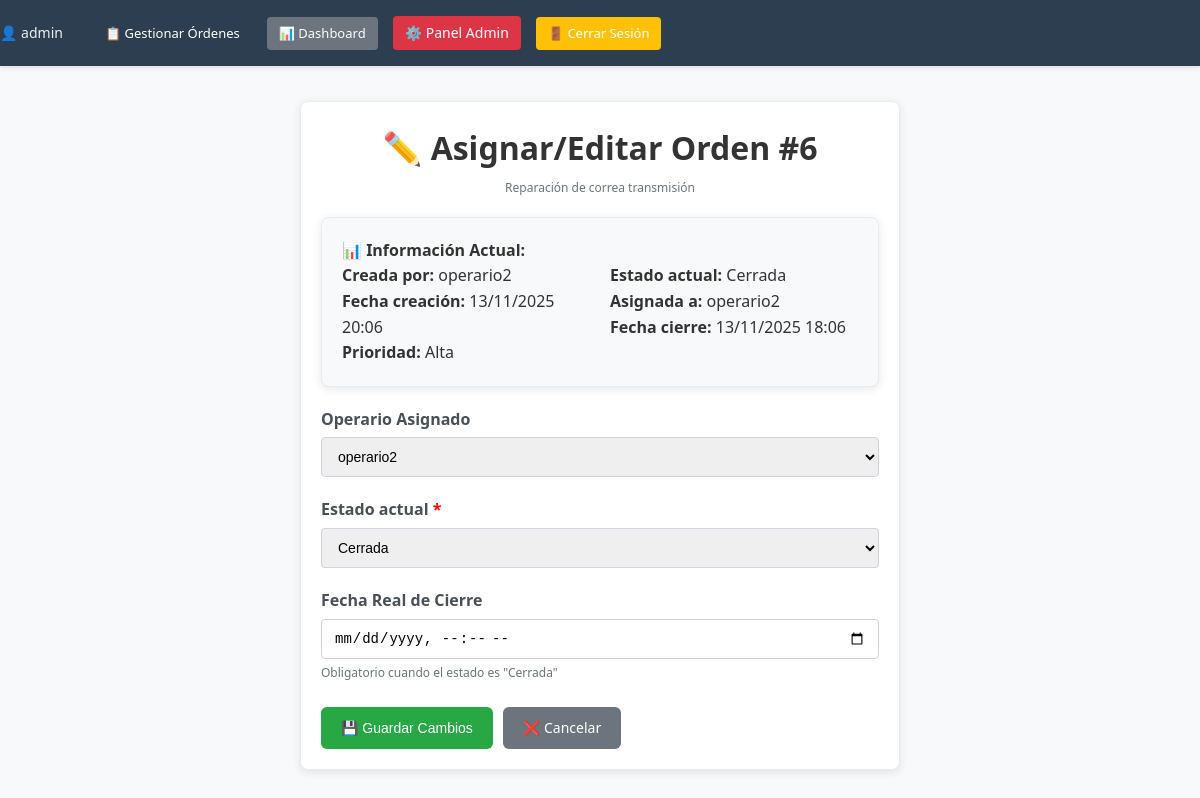
The page /orden/6/asignar/ (signed in) on the database its author committed.
### gestion_mantenimiento/models.py (models this page shows, shortened)
class OrdenDeTrabajo(models.Model):
    ESTADOS = [
        ('Pendiente', 'Pendiente'),
        ('En Progreso', 'En Progreso'),
        ('Cerrada', 'Cerrada'),
    ]
    PRIORIDADES = [
        ('Baja', 'Baja'),
        ('Media', 'Media'),
        ('Alta', 'Alta'),
    ]
    titulo = models.CharField(
        max_length=200,
        verbose_name="Título de la orden",
        help_text="Breve descripción del problema"
    )
    fecha = models.DateField(
        verbose_name="Fecha de reporte",
        help_text="Fecha en que se reporta la falla"
    )
    fecha_creacion = models.DateTimeField(
        auto_now_add=True,
        verbose_name="Fecha de creación en sistema"
    )
    descripcion_falla = models.TextField(
        verbose_name="Descripción de la falla",
        help_text="Describa en detalle la falla o problema (mínimo 20 caracteres)"
    )
    prioridad = models.CharField(
        max_length=10,
        choices=PRIORIDADES,
        default='Media',
        verbose_name="Nivel de prioridad"
    )
    estado = models.CharField(
        max_length=15,
        choices=ESTADOS,
        default='Pendiente',
        verbose_name="Estado actual"
    )
    operario_creador = models.ForeignKey(
        User,
        on_delete=models.CASCADE,
        related_name='ordenes_creadas',
        verbose_name="Operario que reporta"
    )
    operario_asignado = models.ForeignKey(
        User,
        on_delete=models.SET_NULL,
        null=True,
        blank=True,
        related_name='ordenes_asignadas',
        verbose_name="Operario asignado"
    )
    fecha_cierre_real = models.DateTimeField(
        null=True,
        blank=True,
        verbose_name="Fecha real de cierre"
    )
    class Meta:
        verbose_name = "Orden de Trabajo"
        verbose_name_plural = "Órdenes de Trabajo"
        ordering = ['-fecha_creacion']
        permissions = [
            ("can_close_order", "Puede cerrar órdenes de trabajo"),
        ]

### gestion_mantenimiento/views.py (the view)
# urls.py: path('orden/<int:orden_id>/asignar/', views.asignar_orden, name='asignar_orden'),
@login_required
def asignar_orden(request, orden_id):
    if not (request.user.groups.filter(name='Jefe de Taller').exists() or request.user.is_superuser):
        messages.error(request, '❌ No tienes permisos para acceder a esta función.')
        return HttpResponseForbidden("No tienes permisos para acceder a esta función.")
    orden = get_object_or_404(OrdenDeTrabajo, id=orden_id)
    if request.method == 'POST':
        form = AsignacionYEstadoForm(request.POST, instance=orden)
        if form.is_valid():
            try:
                orden_actualizada = form.save()
                if orden_actualizada.estado == 'Cerrada' and not orden_actualizada.fecha_cierre_real:
                    orden_actualizada.fecha_cierre_real = timezone.now()
                    orden_actualizada.save()
                request.session['ultima_orden_vista'] = orden_id
                messages.success(request,
                    f'✅ Orden #{orden_id} actualizada exitosamente! '
                    f'Estado: {orden_actualizada.estado}'
                )
                return redirect('gestion_mantenimiento:lista_ordenes')  # CORREGIDO
            except Exception as e:
                messages.error(request, f'❌ Error al actualizar la orden: {str(e)}')
        else:
            messages.error(request, '❌ Por favor corrige los errores en el formulario.')
    else:
        form = AsignacionYEstadoForm(instance=orden)
    context = {
        'form': form,
        'orden': orden,
        'titulo_pagina': f'Asignar/Editar Orden #{orden_id}'
    }
    return render(request, 'gestion_mantenimiento/asignar_orden.html', context)

### gestion_mantenimiento/templates/gestion_mantenimiento/asignar_orden.html (shortened to what this page needs)
{% extends "gestion_mantenimiento/base.html" %}
{% block content %}
<div class="form-container">
    <div class="card">
        <div class="text-center mb-20">
            <h1>✏️ Asignar/Editar Orden #{{ orden.id }}</h1>
            <p class="form-text">{{ orden.titulo }}</p>
        </div>
        <div class="card" style="background: #f8f9fa; margin-bottom: 20px;">
            <h4>📊 Información Actual:</h4>
            <div class="grid-2">
                <div>
                    <p><strong>Creada por:</strong> {{ orden.operario_creador.username }}</p>
                    <p><strong>Fecha creación:</strong> {{ orden.fecha_creacion|date:"d/m/Y H:i" }}</p>
                    <p><strong>Prioridad:</strong> {{ orden.prioridad }}</p>
                </div>
                <div>
                    <p><strong>Estado actual:</strong> {{ orden.estado }}</p>
                    <p><strong>Asignada a:</strong> {% if orden.operario_asignado %}{{ orden.operario_asignado.username }}{% else %}Sin asignar{% endif %}</p>
                    {% if orden.fecha_cierre_real %}
                    <p><strong>Fecha cierre:</strong> {{ orden.fecha_cierre_real|date:"d/m/Y H:i" }}</p>
                    {% endif %}
                </div>
            </div>
        </div>
        <form method="post">
            {% for field in form %}
            <div class="form-group">
                <label for="{{ field.id_for_label }}" class="form-label">
                    {{ field.label }}
                    {% if field.field.required %}<span style="color: red;">*</span>{% endif %}
                </label>
                {{ field }}
                {% if field.help_text %}
                <div class="form-text">{{ field.help_text }}</div>
                {% endif %}
            </div>
            {% endfor %}
            <div style="margin-top: 25px; display: flex; gap: 10px;">
                <button type="submit" class="btn btn-success">💾 Guardar Cambios</button>
                <a href="{% url 'gestion_mantenimiento:lista_ordenes' %}" class="btn btn-secondary">❌ Cancelar</a>
            </div>
        </form>
    </div>
</div>
{% endblock %}

### gestion_mantenimiento/templates/gestion_mantenimiento/base.html (shortened to what this page needs)
<!DOCTYPE html>
<html lang="es">
<head>
</head>
<body>
    <nav class="navbar">
        <div class="navbar-nav">
            {% if user.is_authenticated %}
            <span class="user-info">👤 {{ user.username }}</span>
            {% if "Jefe de Taller" in user.groups.all|join:", " %}
            <a href="{% url 'gestion_mantenimiento:lista_ordenes' %}" class="btn btn-info"
                style="padding: 6px 12px; font-size: 13px;">
                📋 Gestionar Órdenes
            </a>
            {% endif %}
            {% if user.is_superuser or "Administrador" in user.groups.all|join:", " %}
            <a href="{% url 'gestion_mantenimiento:lista_ordenes' %}" class="btn btn-secondary"
                style="padding: 6px 12px; font-size: 13px;">
                📊 Dashboard
            </a>
            <a href="/admin/" target="_blank"
                style="background: #dc3545; color: white; padding: 6px 12px; border-radius: 4px; text-decoration: none;">
                ⚙️ Panel Admin
            </a>
            {% endif %}
            <a href="{% url 'gestion_mantenimiento:logout' %}" class="btn btn-warning"
                style="padding: 6px 12px; font-size: 13px;">
                🚪 Cerrar Sesión
            </a>
            {% else %}
            <a href="{% url 'gestion_mantenimiento:login' %}" class="btn btn-primary"
                style="padding: 6px 12px; font-size: 13px;">
                🔑 Iniciar Sesión
            </a>
            {% endif %}
        </div>
    </nav>
    <div class="container">
        {% block content %}
        {% endblock %}
    </div>
</body>
</html>

### gestion_mantenimiento/templates/gestion_mantenimiento/base.html (style rules this page uses)
* { margin: 0; padding: 0; box-sizing: border-box; }
body { font-family: 'Segoe UI', Tahoma, Geneva, Verdana, sans-serif; line-height: 1.6; color: #333; background-color: #f8f9fa; }
.container { max-width: 1200px; margin: 0 auto; padding: 20px; }
.navbar { background-color: #2c3e50; padding: 1rem 0; box-shadow: 0 2px 4px rgba(0,0,0,0.1); }
.navbar-nav { display: flex; gap: 15px; align-items: center; }
.navbar-nav a { color: white; text-decoration: none; padding: 8px 16px; border-radius: 4px; transition: background-color 0.3s; font-size: 14px; }
.user-info { color: #ecf0f1; margin-right: 15px; font-size: 14px; }
.btn { display: inline-block; padding: 10px 20px; border: none; border-radius: 6px; cursor: pointer; text-decoration: none; font-size: 14px; font-weight: 500; transition: all 0.3s; text-align: center; }
.btn-success { background-color: #28a745; color: white; }
.btn-warning { background-color: #ffc107; color: black; }
.btn-secondary { background-color: #6c757d; color: white; }
.card { background: white; border-radius: 8px; padding: 20px; margin: 15px 0; box-shadow: 0 2px 10px rgba(0,0,0,0.1); border: 1px solid #e9ecef; }
.form-container { max-width: 600px; margin: 0 auto; }
.form-group { margin-bottom: 20px; }
.form-label { display: block; margin-bottom: 5px; font-weight: 600; color: #495057; }
.form-control { width: 100%; padding: 10px 12px; border: 1px solid #ced4da; border-radius: 4px; font-size: 14px; transition: border-color 0.3s; }
.form-text { font-size: 12px; color: #6c757d; margin-top: 4px; }
.text-center { text-align: center; }
.mb-20 { margin-bottom: 20px; }
.grid-2 { display: grid; grid-template-columns: 1fr 1fr; gap: 20px; }

### rows shown on the page
OrdenDeTrabajo: id "6", titulo "Reparación de correa transmisión", operario_creador.username "operario2", fecha_creacion "13/11/2025 20:06", prioridad "Alta", estado "Cerrada", operario_asignado.username "operario2", fecha_cierre_real "13/11/2025 18:06", form "operario2" "Cerrada"

### other values the page prints
{{ user.username }} "admin"
{{ field.label }} "Operario Asignado" "Estado actual" "Fecha Real de Cierre"
{{ field.help_text }} "Obligatorio cuando el estado es \"Cerrada\""
